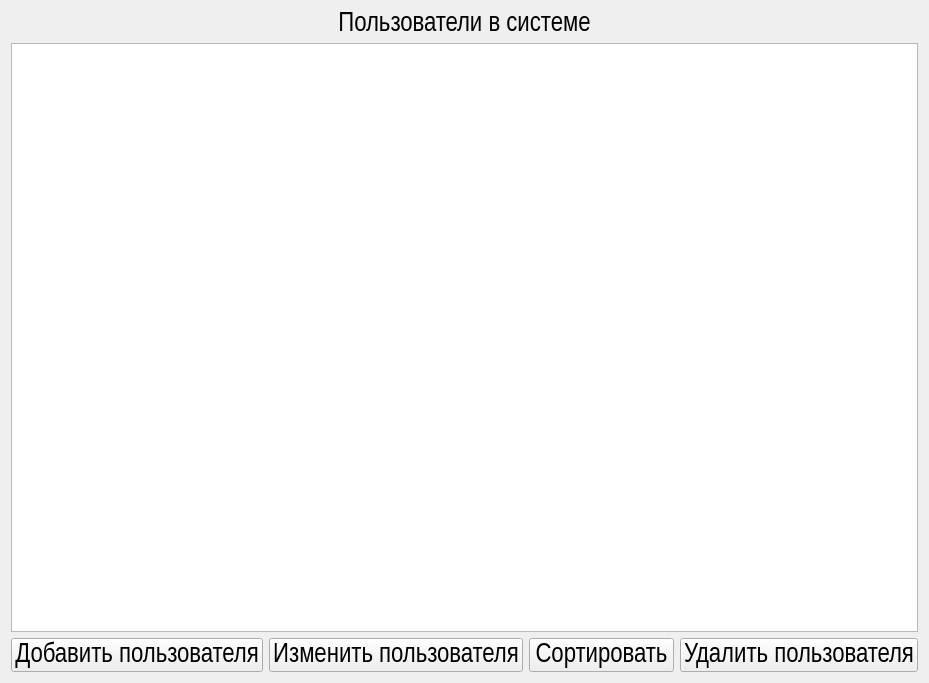
<?xml version="1.0" encoding="UTF-8"?>
<ui version="4.0">
 <class>users</class>
 <widget class="QWidget" name="users">
  <property name="geometry">
   <rect>
    <x>0</x>
    <y>0</y>
    <width>929</width>
    <height>683</height>
   </rect>
  </property>
  <property name="windowTitle">
   <string>Пользователи</string>
  </property>
  <layout class="QVBoxLayout" name="verticalLayout_2">
   <item>
    <layout class="QVBoxLayout" name="verticalLayout">
     <item>
      <widget class="QLabel" name="label">
       <property name="font">
        <font>
         <family>Arial Narrow</family>
         <pointsize>20</pointsize>
        </font>
       </property>
       <property name="text">
        <string>Пользователи в системе</string>
       </property>
       <property name="alignment">
        <set>Qt::AlignCenter</set>
       </property>
      </widget>
     </item>
     <item>
      <widget class="QTableWidget" name="users_table"/>
     </item>
    </layout>
   </item>
   <item>
    <layout class="QHBoxLayout" name="horizontalLayout">
     <item>
      <widget class="QPushButton" name="addUser">
       <property name="font">
        <font>
         <family>Arial Narrow</family>
         <pointsize>20</pointsize>
        </font>
       </property>
       <property name="text">
        <string>Добавить пользователя</string>
       </property>
      </widget>
     </item>
     <item>
      <widget class="QPushButton" name="editUser">
       <property name="font">
        <font>
         <family>Arial Narrow</family>
         <pointsize>20</pointsize>
        </font>
       </property>
       <property name="text">
        <string>Изменить пользователя</string>
       </property>
      </widget>
     </item>
     <item>
      <widget class="QPushButton" name="sort_button">
       <property name="font">
        <font>
         <family>Arial Narrow</family>
         <pointsize>20</pointsize>
        </font>
       </property>
       <property name="text">
        <string>Сортировать</string>
       </property>
      </widget>
     </item>
     <item>
      <widget class="QPushButton" name="deleteUser">
       <property name="font">
        <font>
         <family>Arial Narrow</family>
         <pointsize>20</pointsize>
        </font>
       </property>
       <property name="text">
        <string>Удалить пользователя</string>
       </property>
      </widget>
     </item>
    </layout>
   </item>
  </layout>
 </widget>
 <resources/>
 <connections/>
</ui>
